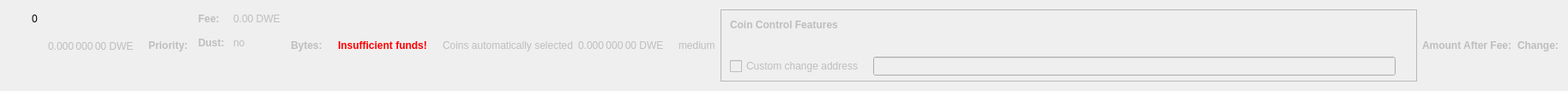
    <widget class="QWidget" name="dummyHideWidget" native="true">
     <property name="maximumSize">
      <size>
       <width>100</width>
       <height>22</height>
      </size>
     </property>
     <layout class="QHBoxLayout" name="dummyHideLayout">
      <item>
       <widget class="QFrame" name="frame">
        <property name="frameShape">
         <enum>QFrame::StyledPanel</enum>
        </property>
        <property name="frameShadow">
         <enum>QFrame::Raised</enum>
        </property>
       </widget>
      </item>
      <item>
       <layout class="QFormLayout" name="formLayoutCoinControl1">
        <property name="horizontalSpacing">
         <number>10</number>
        </property>
        <property name="verticalSpacing">
         <number>14</number>
        </property>
        <property name="leftMargin">
         <number>10</number>
        </property>
        <property name="topMargin">
         <number>4</number>
        </property>
        <property name="rightMargin">
         <number>6</number>
        </property>
        <item row="0" column="1">
         <widget class="QLabel" name="labelCoinControlBytes">
          <property name="cursor">
           <cursorShape>IBeamCursor</cursorShape>
          </property>
          <property name="contextMenuPolicy">
           <enum>Qt::ActionsContextMenu</enum>
          </property>
          <property name="text">
           <string notr="true">0</string>
          </property>
          <property name="textInteractionFlags">
           <set>Qt::LinksAccessibleByMouse|Qt::TextSelectableByKeyboard|Qt::TextSelectableByMouse</set>
          </property>
         </widget>
        </item>
       </layout>
      </item>
      <item>
       <widget class="QLabel" name="labelCoinControlAfterFee">
        <property name="enabled">
         <bool>false</bool>
        </property>
        <property name="sizePolicy">
         <sizepolicy hsizetype="Fixed" vsizetype="Fixed">
          <horstretch>0</horstretch>
          <verstretch>0</verstretch>
         </sizepolicy>
        </property>
        <property name="minimumSize">
         <size>
          <width>111</width>
          <height>12</height>
         </size>
        </property>
        <property name="maximumSize">
         <size>
          <width>111</width>
          <height>12</height>
         </size>
        </property>
        <property name="cursor">
         <cursorShape>IBeamCursor</cursorShape>
        </property>
        <property name="contextMenuPolicy">
         <enum>Qt::ActionsContextMenu</enum>
        </property>
        <property name="text">
         <string notr="true">0.000 000 00 DWE</string>
        </property>
        <property name="textInteractionFlags">
         <set>Qt::LinksAccessibleByMouse|Qt::TextSelectableByKeyboard|Qt::TextSelectableByMouse</set>
        </property>
       </widget>
      </item>
      <item>
       <widget class="QLabel" name="labelCoinControlPriorityText">
        <property name="enabled">
         <bool>false</bool>
        </property>
        <property name="font">
         <font>
          <weight>75</weight>
          <bold>true</bold>
         </font>
        </property>
        <property name="text">
         <string>Priority:</string>
        </property>
       </widget>
      </item>
      <item>
       <layout class="QHBoxLayout" name="horizontalLayout"/>
      </item>
      <item>
       <layout class="QFormLayout" name="formLayoutCoinControl3">
        <property name="horizontalSpacing">
         <number>10</number>
        </property>
        <property name="verticalSpacing">
         <number>14</number>
        </property>
        <property name="leftMargin">
         <number>6</number>
        </property>
        <property name="topMargin">
         <number>4</number>
        </property>
        <property name="rightMargin">
         <number>6</number>
        </property>
        <item row="0" column="0">
         <widget class="QLabel" name="labelCoinControlFeeText">
          <property name="enabled">
           <bool>false</bool>
          </property>
          <property name="font">
           <font>
            <weight>75</weight>
            <bold>true</bold>
           </font>
          </property>
          <property name="text">
           <string>Fee:</string>
          </property>
          <property name="margin">
           <number>0</number>
          </property>
         </widget>
        </item>
        <item row="0" column="1">
         <widget class="QLabel" name="labelCoinControlFee">
          <property name="enabled">
           <bool>false</bool>
          </property>
          <property name="cursor">
           <cursorShape>IBeamCursor</cursorShape>
          </property>
          <property name="contextMenuPolicy">
           <enum>Qt::ActionsContextMenu</enum>
          </property>
          <property name="text">
           <string notr="true">0.00 DWE</string>
          </property>
          <property name="textInteractionFlags">
           <set>Qt::LinksAccessibleByMouse|Qt::TextSelectableByKeyboard|Qt::TextSelectableByMouse</set>
          </property>
         </widget>
        </item>
        <item row="1" column="0">
         <widget class="QLabel" name="labelCoinControlLowOutputText">
          <property name="enabled">
           <bool>false</bool>
          </property>
          <property name="font">
           <font>
            <weight>75</weight>
            <bold>true</bold>
           </font>
          </property>
          <property name="text">
           <string>Dust:</string>
          </property>
         </widget>
        </item>
        <item row="1" column="1">
         <widget class="QLabel" name="labelCoinControlLowOutput">
          <property name="enabled">
           <bool>false</bool>
          </property>
          <property name="cursor">
           <cursorShape>IBeamCursor</cursorShape>
          </property>
          <property name="contextMenuPolicy">
           <enum>Qt::ActionsContextMenu</enum>
          </property>
          <property name="text">
           <string>no</string>
          </property>
          <property name="textInteractionFlags">
           <set>Qt::LinksAccessibleByMouse|Qt::TextSelectableByKeyboard|Qt::TextSelectableByMouse</set>
          </property>
         </widget>
        </item>
       </layout>
      </item>
      <item>
       <widget class="QLabel" name="labelCoinControlBytesText">
        <property name="enabled">
         <bool>false</bool>
        </property>
        <property name="font">
         <font>
          <weight>75</weight>
          <bold>true</bold>
         </font>
        </property>
        <property name="text">
         <string>Bytes:</string>
        </property>
       </widget>
      </item>
      <item>
       <layout class="QFormLayout" name="formLayoutCoinControl2">
        <property name="horizontalSpacing">
         <number>10</number>
        </property>
        <property name="verticalSpacing">
         <number>14</number>
        </property>
        <property name="leftMargin">
         <number>6</number>
        </property>
        <property name="topMargin">
         <number>4</number>
        </property>
        <property name="rightMargin">
         <number>6</number>
        </property>
       </layout>
      </item>
      <item>
       <layout class="QHBoxLayout" name="horizontalLayoutCoinControl2">
        <property name="spacing">
         <number>8</number>
        </property>
        <property name="bottomMargin">
         <number>10</number>
        </property>
       </layout>
      </item>
      <item>
       <widget class="QLabel" name="labelCoinControlInsuffFunds">
        <property name="enabled">
         <bool>false</bool>
        </property>
        <property name="minimumSize">
         <size>
          <width>0</width>
          <height>0</height>
         </size>
        </property>
        <property name="font">
         <font>
          <weight>75</weight>
          <bold>true</bold>
         </font>
        </property>
        <property name="styleSheet">
         <string notr="true">color:red;font-weight:bold;</string>
        </property>
        <property name="text">
         <string>Insufficient funds!</string>
        </property>
        <property name="margin">
         <number>5</number>
        </property>
       </widget>
      </item>
      <item>
       <layout class="QFormLayout" name="formLayoutCoinControl4">
        <property name="horizontalSpacing">
         <number>10</number>
        </property>
        <property name="verticalSpacing">
         <number>14</number>
        </property>
        <property name="leftMargin">
         <number>6</number>
        </property>
        <property name="topMargin">
         <number>4</number>
        </property>
        <property name="rightMargin">
         <number>6</number>
        </property>
       </layout>
      </item>
      <item>
       <widget class="QLabel" name="labelCoinControlAutomaticallySelected">
        <property name="enabled">
         <bool>false</bool>
        </property>
        <property name="sizePolicy">
         <sizepolicy hsizetype="Fixed" vsizetype="Fixed">
          <horstretch>0</horstretch>
          <verstretch>0</verstretch>
         </sizepolicy>
        </property>
        <property name="minimumSize">
         <size>
          <width>0</width>
          <height>0</height>
         </size>
        </property>
        <property name="maximumSize">
         <size>
          <width>240</width>
          <height>16777215</height>
         </size>
        </property>
        <property name="text">
         <string>Coins automatically selected</string>
        </property>
        <property name="margin">
         <number>5</number>
        </property>
       </widget>
      </item>
      <item>
       <widget class="QLabel" name="labelCoinControlChange">
        <property name="enabled">
         <bool>false</bool>
        </property>
        <property name="sizePolicy">
         <sizepolicy hsizetype="Fixed" vsizetype="Fixed">
          <horstretch>0</horstretch>
          <verstretch>0</verstretch>
         </sizepolicy>
        </property>
        <property name="minimumSize">
         <size>
          <width>111</width>
          <height>0</height>
         </size>
        </property>
        <property name="maximumSize">
         <size>
          <width>111</width>
          <height>16777215</height>
         </size>
        </property>
        <property name="cursor">
         <cursorShape>IBeamCursor</cursorShape>
        </property>
        <property name="contextMenuPolicy">
         <enum>Qt::ActionsContextMenu</enum>
        </property>
        <property name="text">
         <string notr="true">0.000 000 00 DWE</string>
        </property>
        <property name="textInteractionFlags">
         <set>Qt::LinksAccessibleByMouse|Qt::TextSelectableByKeyboard|Qt::TextSelectableByMouse</set>
        </property>
       </widget>
      </item>
      <item>
       <widget class="QLabel" name="labelCoinControlPriority">
        <property name="enabled">
         <bool>false</bool>
        </property>
        <property name="cursor">
         <cursorShape>IBeamCursor</cursorShape>
        </property>
        <property name="contextMenuPolicy">
         <enum>Qt::ActionsContextMenu</enum>
        </property>
        <property name="text">
         <string>medium</string>
        </property>
        <property name="textInteractionFlags">
         <set>Qt::LinksAccessibleByMouse|Qt::TextSelectableByKeyboard|Qt::TextSelectableByMouse</set>
        </property>
       </widget>
      </item>
      <item>
       <widget class="QFrame" name="frameCoinControl">
        <property name="sizePolicy">
         <sizepolicy hsizetype="Expanding" vsizetype="Expanding">
          <horstretch>0</horstretch>
          <verstretch>0</verstretch>
         </sizepolicy>
        </property>
        <property name="maximumSize">
         <size>
          <width>16777215</width>
          <height>16777215</height>
         </size>
        </property>
        <property name="frameShape">
         <enum>QFrame::StyledPanel</enum>
        </property>
        <property name="frameShadow">
         <enum>QFrame::Sunken</enum>
        </property>
        <layout class="QVBoxLayout" name="verticalLayoutCoinControl2_2">
         <property name="spacing">
          <number>0</number>
         </property>
         <property name="leftMargin">
          <number>0</number>
         </property>
         <property name="topMargin">
          <number>0</number>
         </property>
         <property name="rightMargin">
          <number>0</number>
         </property>
         <property name="bottomMargin">
          <number>6</number>
         </property>
         <item>
          <layout class="QVBoxLayout" name="verticalLayoutCoinControl" stretch="0,0,0,1">
           <property name="spacing">
            <number>0</number>
           </property>
           <property name="leftMargin">
            <number>10</number>
           </property>
           <property name="topMargin">
            <number>10</number>
           </property>
           <item>
            <layout class="QHBoxLayout" name="horizontalLayoutCoinControl1">
             <property name="bottomMargin">
              <number>15</number>
             </property>
             <item>
              <widget class="QLabel" name="labelCoinControlFeatures">
               <property name="enabled">
                <bool>false</bool>
               </property>
               <property name="sizePolicy">
                <sizepolicy hsizetype="Preferred" vsizetype="Maximum">
                 <horstretch>0</horstretch>
                 <verstretch>0</verstretch>
                </sizepolicy>
               </property>
               <property name="font">
                <font>
                 <weight>75</weight>
                 <bold>true</bold>
                </font>
               </property>
               <property name="styleSheet">
                <string notr="true">font-weight:bold;</string>
               </property>
               <property name="text">
                <string>Coin Control Features</string>
               </property>
              </widget>
             </item>
            </layout>
           </item>
           <item>
            <widget class="QWidget" name="widgetCoinControl" native="true">
             <property name="sizePolicy">
              <sizepolicy hsizetype="Preferred" vsizetype="Preferred">
               <horstretch>0</horstretch>
               <verstretch>0</verstretch>
              </sizepolicy>
             </property>
             <property name="minimumSize">
              <size>
               <width>0</width>
               <height>0</height>
              </size>
             </property>
             <property name="styleSheet">
              <string notr="true"/>
             </property>
             <layout class="QHBoxLayout" name="horizontalLayoutCoinControl5_2">
              <property name="leftMargin">
               <number>0</number>
              </property>
              <property name="topMargin">
               <number>0</number>
              </property>
              <property name="rightMargin">
               <number>0</number>
              </property>
              <property name="bottomMargin">
               <number>0</number>
              </property>
              <item>
               <layout class="QHBoxLayout" name="horizontalLayoutCoinControl3">
                <property name="spacing">
                 <number>20</number>
                </property>
                <property name="topMargin">
                 <number>0</number>
                </property>
                <property name="bottomMargin">
                 <number>10</number>
                </property>
               </layout>
              </item>
             </layout>
            </widget>
           </item>
           <item>
            <layout class="QHBoxLayout" name="horizontalLayoutCoinControl4" stretch="0,0,0">
             <property name="spacing">
              <number>12</number>
             </property>
             <property name="sizeConstraint">
              <enum>QLayout::SetDefaultConstraint</enum>
             </property>
             <property name="topMargin">
              <number>5</number>
             </property>
             <property name="rightMargin">
              <number>5</number>
             </property>
             <item>
              <widget class="QCheckBox" name="checkBoxCoinControlChange">
               <property name="enabled">
                <bool>false</bool>
               </property>
               <property name="toolTip">
                <string>If this is activated, but the change address is empty or invalid, change will be sent to a newly generated address.</string>
               </property>
               <property name="text">
                <string>Custom change address</string>
               </property>
              </widget>
             </item>
             <item>
              <widget class="QValidatedLineEdit" name="lineEditCoinControlChange">
               <property name="enabled">
                <bool>false</bool>
               </property>
               <property name="sizePolicy">
                <sizepolicy hsizetype="Expanding" vsizetype="Fixed">
                 <horstretch>0</horstretch>
                 <verstretch>0</verstretch>
                </sizepolicy>
               </property>
              </widget>
             </item>
             <item>
              <widget class="QLabel" name="labelCoinControlChangeLabel_2">
               <property name="sizePolicy">
                <sizepolicy hsizetype="Preferred" vsizetype="Expanding">
                 <horstretch>0</horstretch>
                 <verstretch>0</verstretch>
                </sizepolicy>
               </property>
               <property name="minimumSize">
                <size>
                 <width>0</width>
                 <height>0</height>
                </size>
               </property>
               <property name="text">
                <string/>
               </property>
               <property name="margin">
                <number>3</number>
               </property>
              </widget>
             </item>
            </layout>
           </item>
           <item>
            <spacer name="verticalSpacerCoinControl">
             <property name="orientation">
              <enum>Qt::Vertical</enum>
             </property>
             <property name="sizeHint" stdset="0">
              <size>
               <width>800</width>
               <height>1</height>
              </size>
             </property>
            </spacer>
           </item>
          </layout>
         </item>
        </layout>
       </widget>
      </item>
      <item>
       <widget class="QLabel" name="labelCoinControlAfterFeeText">
        <property name="enabled">
         <bool>false</bool>
        </property>
        <property name="minimumSize">
         <size>
          <width>0</width>
          <height>0</height>
         </size>
        </property>
        <property name="maximumSize">
         <size>
          <width>16777215</width>
          <height>16777215</height>
         </size>
        </property>
        <property name="font">
         <font>
          <weight>75</weight>
          <bold>true</bold>
         </font>
        </property>
        <property name="text">
         <string>Amount After Fee:</string>
        </property>
        <property name="alignment">
         <set>Qt::AlignLeading|Qt::AlignLeft|Qt::AlignVCenter</set>
        </property>
        <property name="margin">
         <number>0</number>
        </property>
       </widget>
      </item>
      <item>
       <widget class="QLabel" name="labelCoinControlChangeText">
        <property name="enabled">
         <bool>false</bool>
        </property>
        <property name="sizePolicy">
         <sizepolicy hsizetype="Preferred" vsizetype="Preferred">
          <horstretch>0</horstretch>
          <verstretch>0</verstretch>
         </sizepolicy>
        </property>
        <property name="minimumSize">
         <size>
          <width>0</width>
          <height>0</height>
         </size>
        </property>
        <property name="maximumSize">
         <size>
          <width>16777215</width>
          <height>16777215</height>
         </size>
        </property>
        <property name="font">
         <font>
          <weight>75</weight>
          <bold>true</bold>
         </font>
        </property>
        <property name="text">
         <string>Change:</string>
        </property>
        <property name="alignment">
         <set>Qt::AlignLeading|Qt::AlignLeft|Qt::AlignVCenter</set>
        </property>
       </widget>
      </item>
     </layout>
    </widget>
